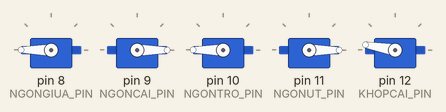
The sketch below on a simulated Arduino Uno, built with avr-gcc and run on an emulated ATmega328P. On the bench: 5 × servo.

Above: at 0.1 s.
At 5.1 s:
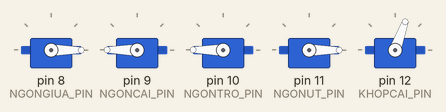
At 8.1 s:
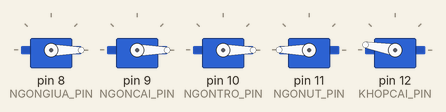
At 16.1 s:
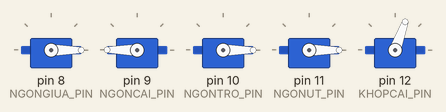
At 24.1 s:
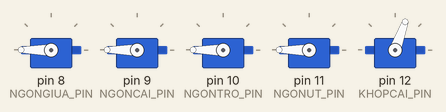
At 34.1 s:
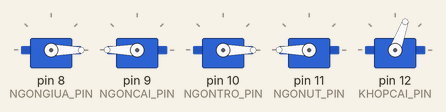
Timing chart, 0 to 40.0 s (numbered marks = the images above):
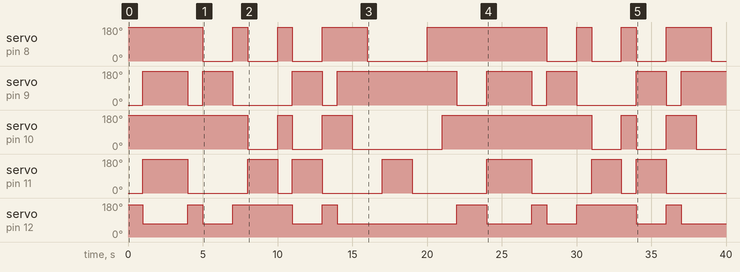

The sketch:

codetayrobot.ino
```cpp
#include <Servo.h>
//khai bao chan
#define NGONGIUA_PIN 8
#define NGONCAI_PIN 9
#define NGONTRO_PIN 10
#define NGONUT_PIN 11
#define KHOPCAI_PIN 12
//khai bao servo
Servo giua;
Servo cai;
Servo tro;
Servo ut;
Servo khopcai;

void setup()
{
  giua.attach(NGONGIUA_PIN);
  cai.attach(NGONCAI_PIN);
  tro.attach(NGONTRO_PIN);
  ut.attach(NGONUT_PIN);
  khopcai.attach(KHOPCAI_PIN);
}

void loop()
{
 dung();
 delay(1000);
 hello();
 delay(1000);
 dung();
 delay(1000);
 ok();
 delay(1000);
 dung();
 delay(1000);
 numbeone();
 delay(1000);
 dung();
 delay(1000);
 namtay();
 delay(1000);
 dung();
 delay(1000);
 motngon();
 delay(1000);
 thatungngon();

}

void namtay()
{
  giua.write(0);
  cai.write(180);
  tro.write(0);
  ut.write(180);
  khopcai.write(70);
  delay(1000);
}

void hello()
{
  khopcai.write(70);
  cai.write(180);
  ut.write(180);
  delay(1000);
  tro.write(180);
  giua.write(180);
  delay(1000);
}

void numbeone()
{
  giua.write(0);
  cai.write(0);
  tro.write(0);
  ut.write(180);
  khopcai.write(170);
  delay(1000);
}

void ok()
{
  khopcai.write(70);
  cai.write(180);
  ut.write(0);
  tro.write(180);
  giua.write(0);
  delay(1000);
}

void motngon()
{
  khopcai.write(70);
  cai.write(180);
  delay(1000);
  tro.write(0);
  delay(1000);
  giua.write(0);
  delay(1000);
  ut.write(180);
  delay(1000);
}

void thatungngon()
{
  ut.write(0);
  delay(1000);
  giua.write(180);
  delay(1000);
  tro.write(180);
  delay(1000);
  khopcai.write(170);
  cai.write(0);
  delay(1000);
}

void dung()
{
  giua.write(180);
  cai.write(0);
  tro.write(180);
  ut.write(0);
  khopcai.write(170);
}
```

Measured:
- by itself, servo on pin 9 (NGONCAI_PIN): 0° → 180° at 1.0 s, → 0° 3.0 s later, → 180° 1.0 s later, → 0° 2.0 s later, … (15 changes in this stretch)
- by itself, servo on pin 11 (NGONUT_PIN): 0° → 180° at 1.0 s, → 0° 3.0 s later, → 180° 4.0 s later, → 0° 2.0 s later, … (14 changes in this stretch)
- by itself, servo on pin 8 (NGONGIUA_PIN): 180° → 0° at 5.0 s, → 180° 2.0 s later, → 0° 1.0 s later, → 180° 2.0 s later, … (15 changes in this stretch)
- by itself, servo on pin 10 (NGONTRO_PIN): 180° → 0° at 8.0 s, → 180° 2.0 s later, → 0° 1.0 s later, → 180° 2.0 s later, … (11 changes in this stretch)
